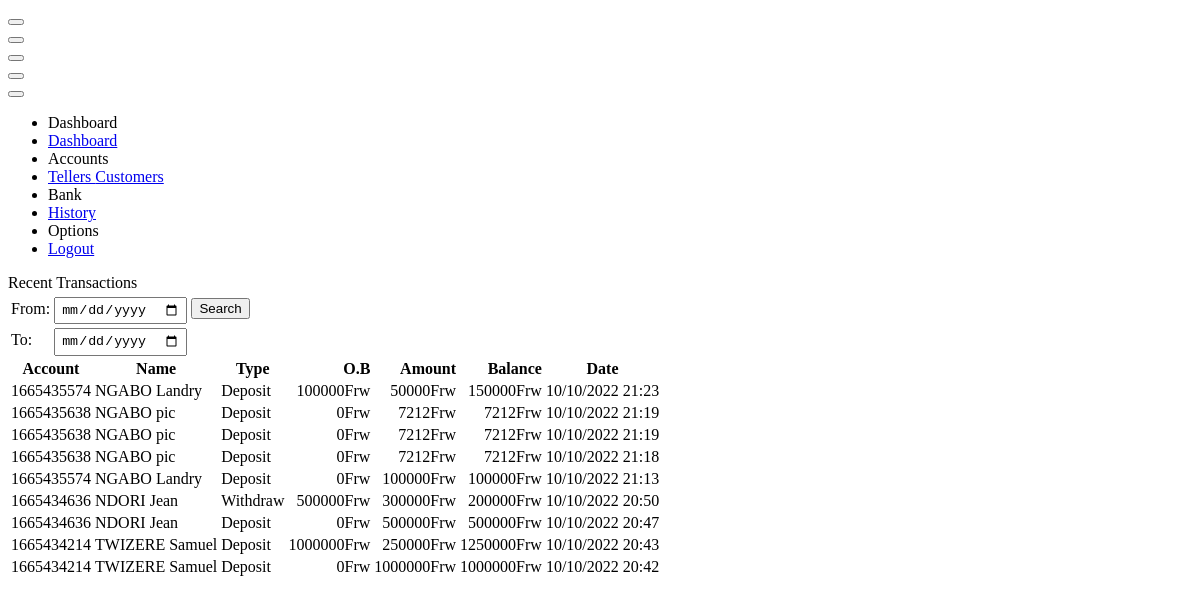
The page /panel/bank.php (signed in) on the database its author committed.
### tables this page shows
CREATE TABLE `transactions` (
  `id` int(11) NOT NULL,
  `type` varchar(100) NOT NULL,
  `account` varchar(100) NOT NULL,
  `ob` varchar(100) NOT NULL,
  `amount` varchar(100) NOT NULL,
  `balance` varchar(100) NOT NULL,
  `trdate` varchar(100) NOT NULL,
  `trdatealt` varchar(100) NOT NULL,
  `deleted` int(1) NOT NULL DEFAULT 0
);

CREATE TABLE `accounts` (
  `id` int(11) NOT NULL,
  `accountno` varchar(100) NOT NULL,
  `fullname` varchar(100) NOT NULL,
  `idcard` varchar(100) NOT NULL,
  `phone` varchar(100) NOT NULL,
  `mobilepin` varchar(100) NOT NULL,
  `balance` varchar(100) NOT NULL DEFAULT '0',
  `deleted` int(1) NOT NULL DEFAULT 0
);

### panel/bank.php (the view, shortened to what this page needs)
<!DOCTYPE html>
<html lang="en" >
<head>
  <link rel="stylesheet" href="./style.css">
</head>
<body>
<!doctype html>
<html lang="en">
<head>
<link href="https://demo.dashboardpack.com/architectui-html-free/main.css" rel="stylesheet"></head>
<body>
    <div class="app-container app-theme-white body-tabs-shadow fixed-sidebar fixed-header">
        <div class="app-header header-shadow">
            <div class="app-header__logo">
                <div class="header__pane ml-auto">
                    <div>
                        <button type="button" class="hamburger close-sidebar-btn hamburger--elastic" data-class="closed-sidebar">
                        </button>
                    </div>
                </div>
            </div>
            <div class="app-header__mobile-menu">
                <div>
                    <button type="button" class="hamburger hamburger--elastic mobile-toggle-nav">
                    </button>
                </div>
            </div>
        </div>
        <div class="app-main">
                <div class="app-sidebar sidebar-shadow">
                    <div class="app-header__logo">
                        <div class="header__pane ml-auto">
                            <div>
                                <button type="button" class="hamburger close-sidebar-btn hamburger--elastic" data-class="closed-sidebar">
                                </button>
                            </div>
                        </div>
                    </div>
                    <div class="app-header__mobile-menu">
                        <div>
                            <button type="button" class="hamburger hamburger--elastic mobile-toggle-nav">
                            </button>
                        </div>
                    </div>
                    <div class="app-header__menu">
                        <span>
                            <button type="button" class="btn-icon btn-icon-only btn btn-primary btn-sm mobile-toggle-header-nav">
                            </button>
                        </span>
                    </div>
                    <div class="scrollbar-sidebar">
                        <div class="app-sidebar__inner">
                            <ul class="vertical-nav-menu">
                                <li class="app-sidebar__heading">Dashboard</li>
                                <li>
                                    <a href="index">
                                        Dashboard
                                    </a>
                                </li>
                                <li class="app-sidebar__heading">Accounts</li>
                                <li>
                                    <?php if(isset($_SESSION['gb_staff_admin'])){
                                        echo"<a href='usersList'>
                                            <i class='metismenu-icon pe-7s-user'></i>
                                            Tellers
                                        </a>";
                                    } ?>
                                    <a href="membersList">
                                        Customers
                                    </a>
                                </li>
                                <li class="app-sidebar__heading">Bank</li>
                                <li>
                                    <a href="bank" class="mm-active">
                                        History
                                    </a>
                                </li>
                                <li class="app-sidebar__heading">Options</li>
                                <li>
                                    <a href="logout">
                                        Logout
                                    </a>
                                </li>
                            </ul>
                        </div>
                    </div>
                </div>
                <div class="app-main__outer">
                    <div class="app-main__inner">
                        <div class="row">
                            <div class="col-md-12">
                                <div class="main-card mb-3 card">
                                    <div class="card-header">Recent Transactions</div>
                                     <form method="GET">
                                            <table><tr><td>From:</td><td><input type="date" name="fromdate" required style="padding: 3px 5px; position: relative; top: 2px;"></td><td> <button class="btn-wide btn btn-success">Search</button></td></tr>
                                            <tr><td>To:</td><td><input type="date" required name="todate" style="padding: 3px 5px; position: relative; top: 2px;"></td></tr></table>
                                        </form>
                                    <div class="table-responsive">
                                        <table class="align-middle mb-0 table table-borderless table-striped table-hover">
                                            <thead>
                                            <tr>
                                                <th>Account</th>
                                                <th>Name</th>
                                                <th>Type</th>
                                                <th style='text-align: right;'>O.B</th>
                                                <th style='text-align: right;'>Amount</th>
                                                <th style='text-align: right;'>Balance</th>
                                                <th>Date</th>
                                            </tr>
                                            </thead>
                                            <tbody>
                                            <?php
                                                if(isset($_GET['fromdate'])){
                                                    $fromdate = $_GET['fromdate'];
                                                    $todate = $_GET['todate'];
                                                    $sql_u = mysqli_query($connect, "SELECT * FROM transactions WHERE (DATE(trdatealt) BETWEEN '$fromdate' AND '$todate') ORDER BY id DESC LIMIT 10");
                                                }else{
                                                    $sql_u = mysqli_query($connect, "SELECT * FROM transactions ORDER BY id DESC LIMIT 10");
                                                }
                                                while($d_u = mysqli_fetch_array($sql_u)){
                                                    if($d_u['type'] == 'in'){
                                                        $type = 'Deposit';
                                                    }elseif($d_u['type'] == 'out'){
                                                       $type = 'Withdraw';
                                                    }
                                                    $sql_c = mysqli_query($connect, "SELECT * FROM accounts WHERE accountno='".$d_u['account']."'");
                                                    $d_c = mysqli_fetch_array($sql_c);
                                                    echo"<tr>
                                                        <td>".$d_c['accountno']."</td>
                                                        <td>".$d_c['fullname']."</td>
                                                        <td>".$type."</td>
                                                        <td style='text-align: right;'>".$d_u['ob']."Frw</td>
                                                        <td style='text-align: right;'>".$d_u['amount']."Frw</td>
                                                        <td style='text-align: right;'>".$d_u['balance']."Frw</td>
                                                        <td>".date('d/m/Y H:i', $d_u['trdate'])."</td>
                                                    </tr>";
                                                }
                                            ?>
                                            </tbody>
                                        </table>
                                    </div>
                                </div>
                            </div>
                        </div>
                    </div>
                </div>
        </div>
    </div>
<script type="text/javascript" src="https://demo.dashboardpack.com/architectui-html-free/assets/scripts/main.js"></script></body>
</html>
</body>
</html>

### rows shown on the page
transactions: accounts.accountno "1665435574", accounts.fullname "NGABO Landry", type "Deposit", ob "100000", amount "50000", balance "150000", trdate "10/10/2022 21:23"
transactions: accounts.accountno "1665435638", accounts.fullname "NGABO pic", type "Deposit", ob "0", amount "7212", balance "7212", trdate "10/10/2022 21:19"
transactions: accounts.accountno "1665435638", accounts.fullname "NGABO pic", type "Deposit", ob "0", amount "7212", balance "7212", trdate "10/10/2022 21:19"
transactions: accounts.accountno "1665435638", accounts.fullname "NGABO pic", type "Deposit", ob "0", amount "7212", balance "7212", trdate "10/10/2022 21:18"
transactions: accounts.accountno "1665435574", accounts.fullname "NGABO Landry", type "Deposit", ob "0", amount "100000", balance "100000", trdate "10/10/2022 21:13"
transactions: accounts.accountno "1665434636", accounts.fullname "NDORI Jean", type "Withdraw", ob "500000", amount "300000", balance "200000", trdate "10/10/2022 20:50"
transactions: accounts.accountno "1665434636", accounts.fullname "NDORI Jean", type "Deposit", ob "0", amount "500000", balance "500000", trdate "10/10/2022 20:47"
transactions: accounts.accountno "1665434214", accounts.fullname "TWIZERE Samuel", type "Deposit", ob "1000000", amount "250000", balance "1250000", trdate "10/10/2022 20:43"
transactions: accounts.accountno "1665434214", accounts.fullname "TWIZERE Samuel", type "Deposit", ob "0", amount "1000000", balance "1000000", trdate "10/10/2022 20:42"
